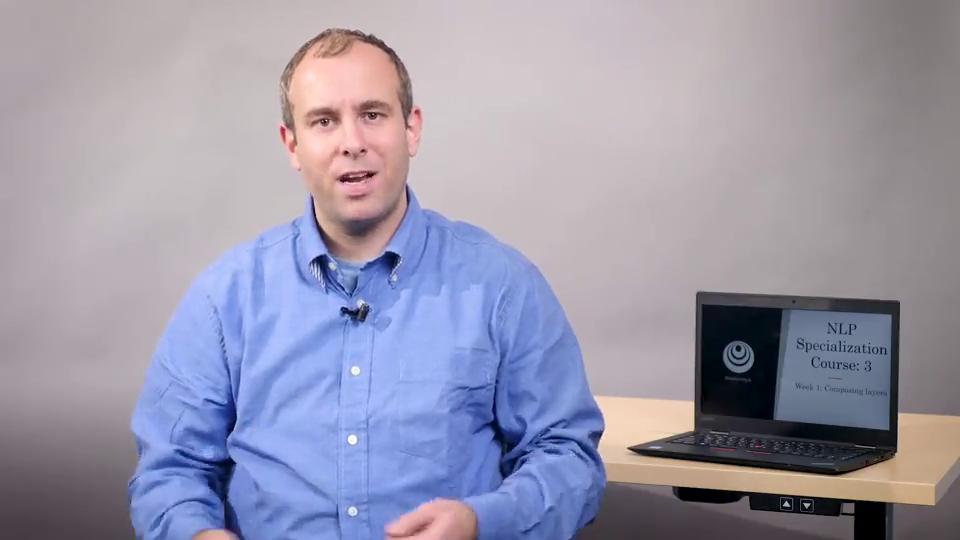
#> input picture frame 190 of resources/videos/layer.mp4, 960 x 540 px
$ python 04_saving_a_video.py
#> lines starting #> are read from the running program, lines starting #| are printed output that depends on the picture
import numpy as np
import cv2 as cv

cap = cv.VideoCapture('./resources/videos/layer.mp4')

# define the codec and create VideoWriter object
fourcc = cv.VideoWriter_fourcc(*'XVDI')
out = cv.VideoWriter('layer.avi', fourcc, 20.0, (640, 480))

while cap.isOpened():
    ret, frame = cap.read()
#> frame is the input picture: shape (540, 960, 3); mean B, G, R 170.2, 151.8, 154.6
    if not ret:
        print('can\'t receive frame (stream end)')
        break
    frame = cv.flip(frame, 0)
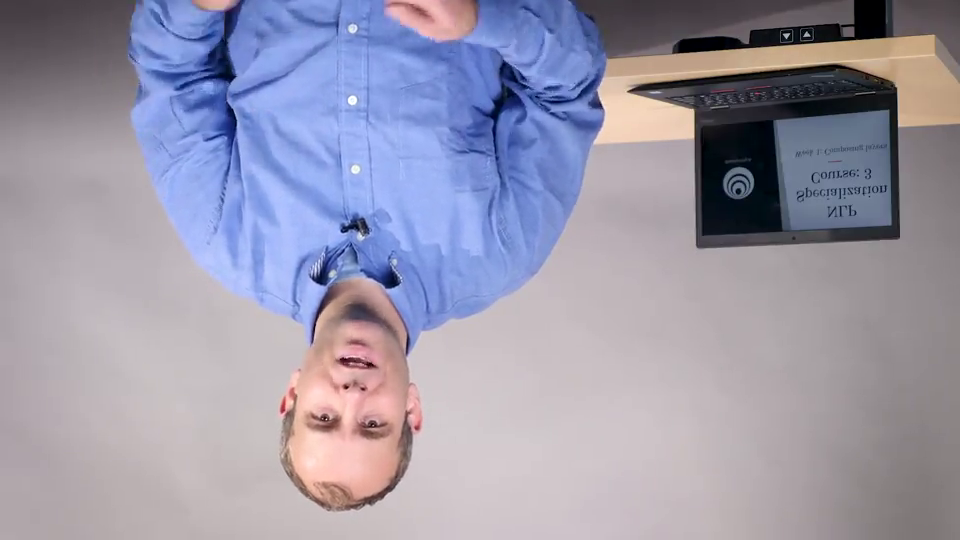
#> frame: shape (540, 960, 3); mean B, G, R 170.2, 151.8, 154.6
    out.write(frame)
    cv.imshow('frame', frame)
    if cv.waitKey(1) == ord('q'):
#> (key q is pressed here)
        break

cap.release()
out.release()
cv.destroyAllWindows()

$ run again, starting later in the video
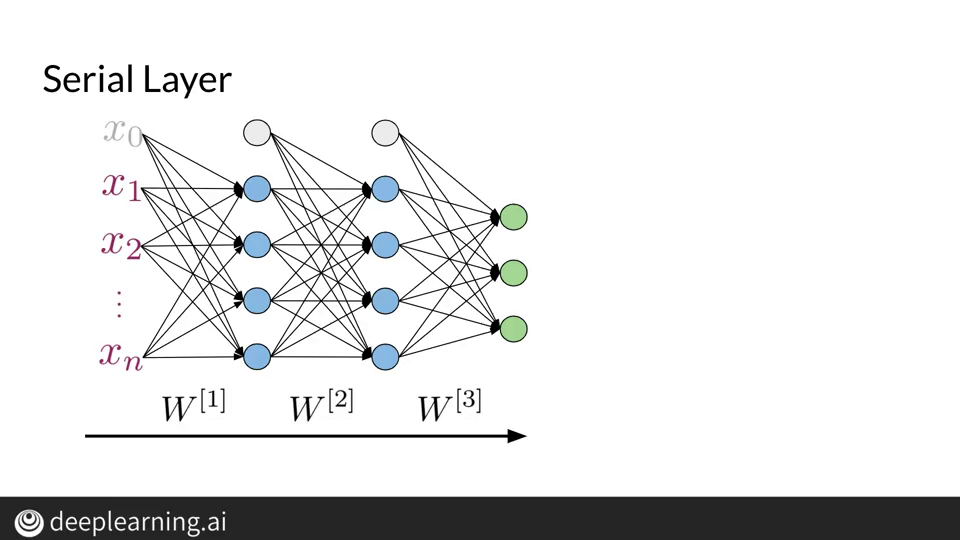
#> input picture frame 855 of resources/videos/layer.mp4, 960 x 540 px
#> frame is the input picture: shape (540, 960, 3); mean B, G, R 230.8, 230.6, 230.1
#> `frame = cv.flip(frame, 0)`:
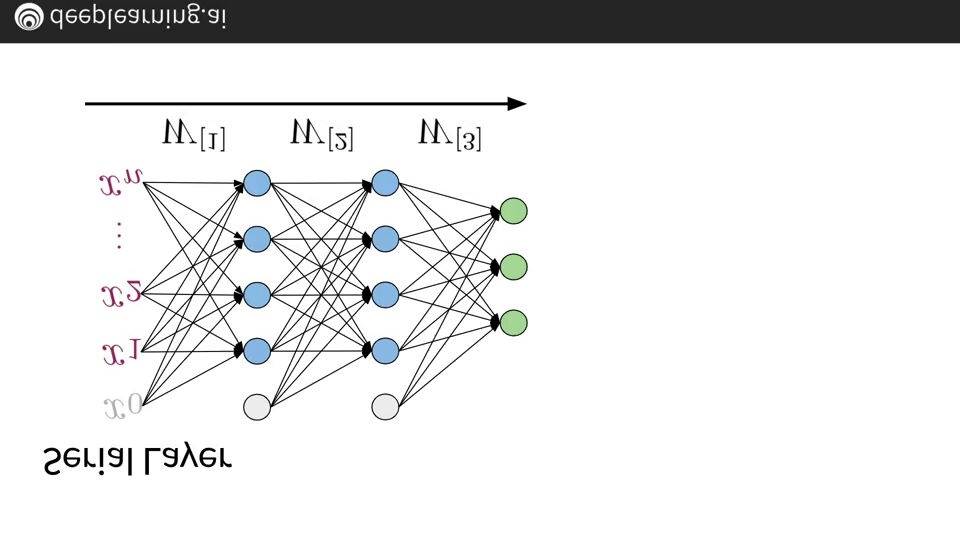
#> frame: shape (540, 960, 3); mean B, G, R 230.8, 230.6, 230.1

$ run again, starting later in the video
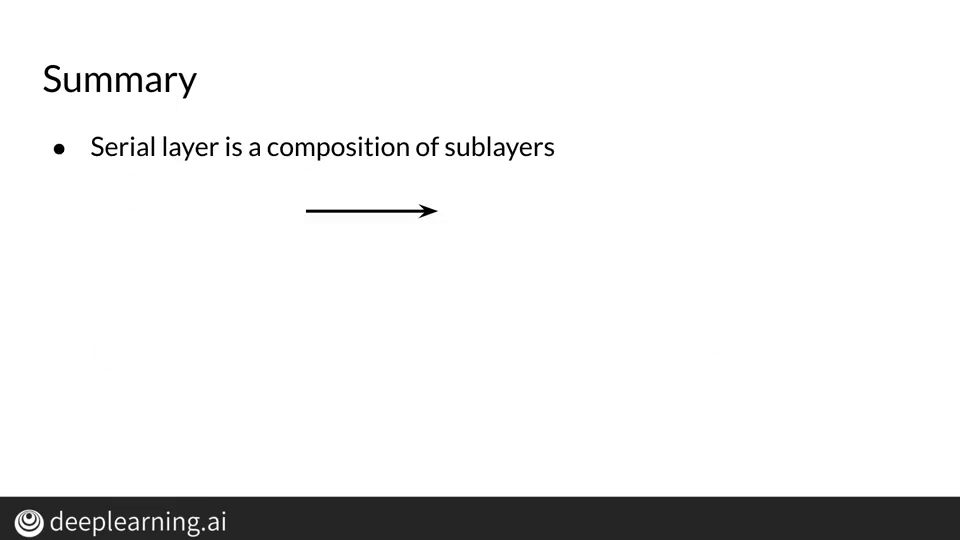
#> input picture frame 1520 of resources/videos/layer.mp4, 960 x 540 px
#> frame is the input picture: shape (540, 960, 3); mean B, G, R 236, 236, 236
#> `frame = cv.flip(frame, 0)`:
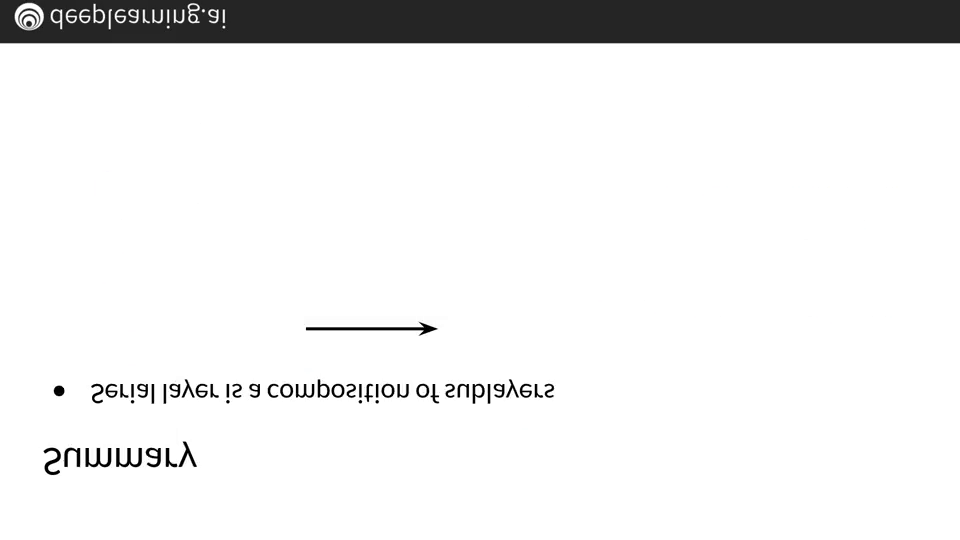
#> frame: shape (540, 960, 3); mean B, G, R 236, 236, 236
